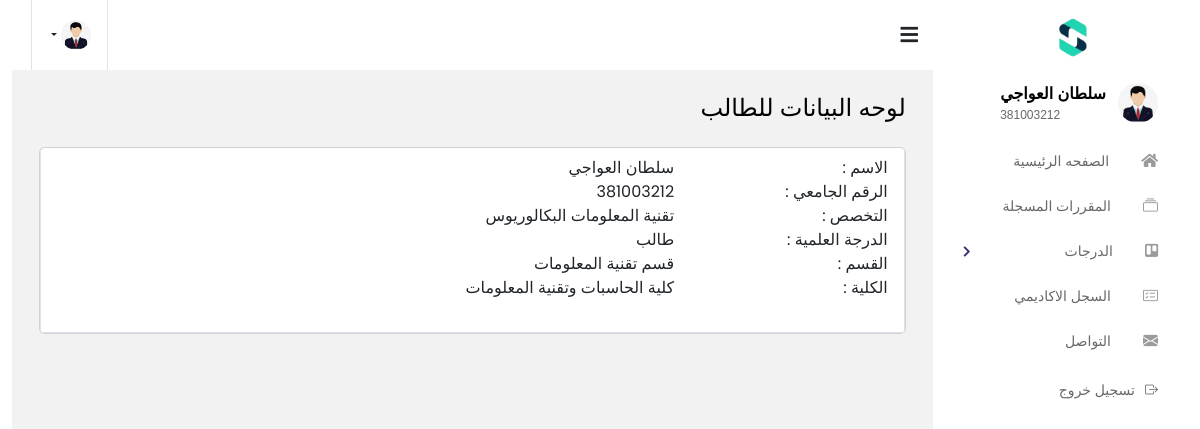
Screenshot of /Actors/student/ (signed in) with the database file from the repository.
### tables this page shows
CREATE TABLE `programs` (
  `Program_ID` int(6) NOT NULL,
  `Program_Name` varchar(50) NOT NULL
);

CREATE TABLE `departments` (
  `Department_ID` int(4) NOT NULL,
  `Department_Name` varchar(100) NOT NULL
);

CREATE TABLE `colleges` (
  `College_ID` int(2) NOT NULL,
  `College_Name` varchar(100) NOT NULL
);

### Actors/student/index.php (the view, shortened to what this page needs)
<!DOCTYPE html>
<html lang="en">
<head>
  <link href="https://cdn.jsdelivr.net/npm/bootstrap-icons@1.7.2/font/bootstrap-icons.css" rel="stylesheet">
  <?php
    $navbar_path = "tools/css.php";
for ($i = 0; $i < 9; $i++) {
    $path = str_repeat("../", $i) . $navbar_path;
    if (file_exists($path)) {
        break;
    }
}
    ?>
</head>
<body class="rtl">
  <div class="container-scroller">
<?php
$navbar_path = "Navbar/rtl/nav.php";
for ($i = 0; $i < 9; $i++) {
    $path = str_repeat("../", $i) . $navbar_path;
    if (file_exists($path)) {
        break;
    }
}
?>
      <div class="main-panel">
        <div class="content-wrapper">
          <div class="page-header">
            <h3 class="page-title">
            لوحه البيانات للطالب
            </h3>
          </div>
          <div class="row">
        <div class="col-xxl-12 col-md-12">
          <div class="card info-card revenue-card">
              <div class="tab-content pt-2">
                <div class="tab-pane fade show active profile-overview" id="profile-overview">
                <?php
$sql4 = "SELECT * FROM students WHERE student_id = '{$_SESSION['Account_ID']}'";
$result4 = $conn->query($sql4);
if ($result4->num_rows > 0) {
    $row4 = $result4->fetch_assoc();
    $sql5 = "SELECT * FROM programs WHERE Program_ID = {$row4['Program_ID']}";
    $result5 = $conn->query($sql5);
    $firstDigit = substr($row4['Program_ID'], 0, 1);
    $startPosition = 1;
    $middleDigits = substr($row4['Program_ID'], $startPosition, 2);
    $sql6 = "SELECT * FROM colleges WHERE College_ID = $firstDigit";
    $result6 = $conn->query($sql6);
    if ($result6->num_rows > 0) {
        $row6 = $result6->fetch_assoc();
        $College_Name= $row6['College_Name'];
    }
    $sql7 = "SELECT * FROM departments WHERE Department_ID = '{$firstDigit}{$middleDigits}'";
    $result7 = $conn->query($sql7);
    if ($result7->num_rows > 0) {
        $row7 = $result7->fetch_assoc();
        $Department_Name= $row7['Department_Name'];
    }
    if ($result5->num_rows > 0) {
        $row5 = $result5->fetch_assoc();
    } else {
        echo "
        <div class='alert alert-danger'>
            <p>تنبيه: لا يوجد بيانات برنامج</p>
        </div>";
        $row5 = array('Program_Name' => 'برنامج غير معروف');
    }
    if (isset($_SESSION['role'])) {
        switch ($_SESSION['role']) {
            case '1':
                $Degree = "طالب";
                $Major = $row5['Program_Name'];
                break;
        }
    }
}
                ?>
<div class="row">
                    <div class="col-lg-3 col-md-4 label ">الاسم :</div>
                    <div class="col-lg-9 col-md-8"><?php echo $_SESSION['Name'] ?></div>
                  </div>
                  <div class="row">
                    <div class="col-lg-3 col-md-4 label ">الرقم الجامعي :</div>
                    <div class="col-lg-9 col-md-8"><?php echo $_SESSION['Account_ID'] ?></div>
                  </div>
                  <div class="row">
                    <div class="col-lg-3 col-md-4 label ">التخصص :</div>
                    <div class="col-lg-9 col-md-8"><?php echo $Major ?></div>
                  </div>
                  <div class="row">
                    <div class="col-lg-3 col-md-4 label">الدرجة العلمية :</div>
                    <div class="col-lg-9 col-md-8"><?php echo $Degree ?></div>
                  </div>
                  <div class="row">
                    <div class="col-lg-3 col-md-4 label">القسم :</div>
                    <div class="col-lg-9 col-md-8"><?php echo $Department_Name ?></div>
                  </div>
                  <div class="row">
                    <div class="col-lg-3 col-md-4 label">الكلية :</div>
                    <div class="col-lg-9 col-md-8"><?php echo $College_Name ?></div>
                  </div>
          </div>
        </div>
          </div>
        </div>
      </div>
    </div>
  </div>
</body>
<link href="https://stackpath.bootstrapcdn.com/bootstrap/5.3.0/css/bootstrap.min.css" rel="stylesheet">
</html>

### rows the page displays
programs: Program_Name "تقنية المعلومات البكالوريوس"
departments: Department_Name "قسم تقنية المعلومات"
colleges: College_Name "كلية الحاسبات وتقنية المعلومات"

### other values shown
$_SESSION['Name'] "سلطان العواجي"
$_SESSION['Account_ID'] "381003212"
$Degree "طالب"
